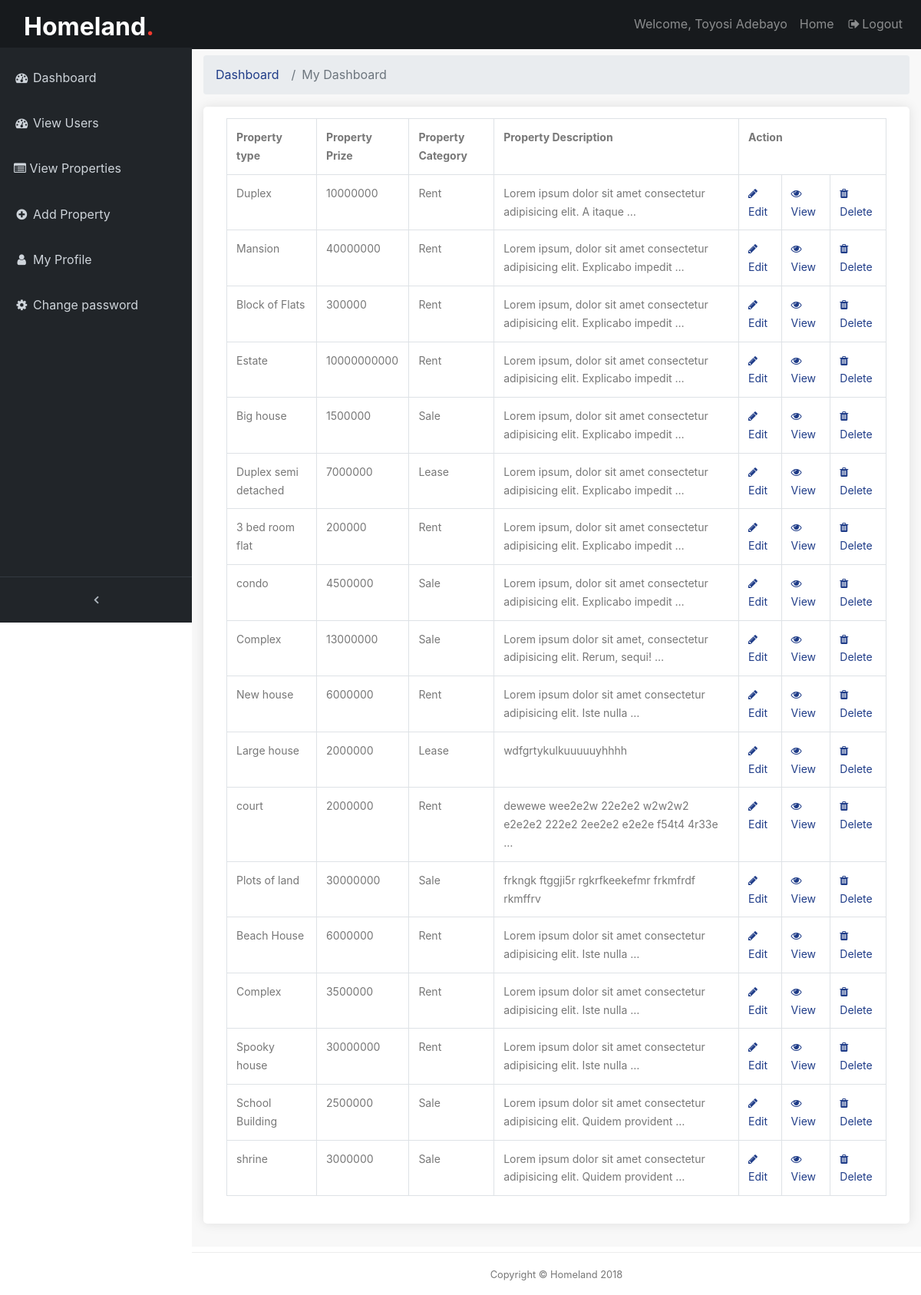
/backend/allpost-page/ (signed in), run on an earlier commit of the app's database.
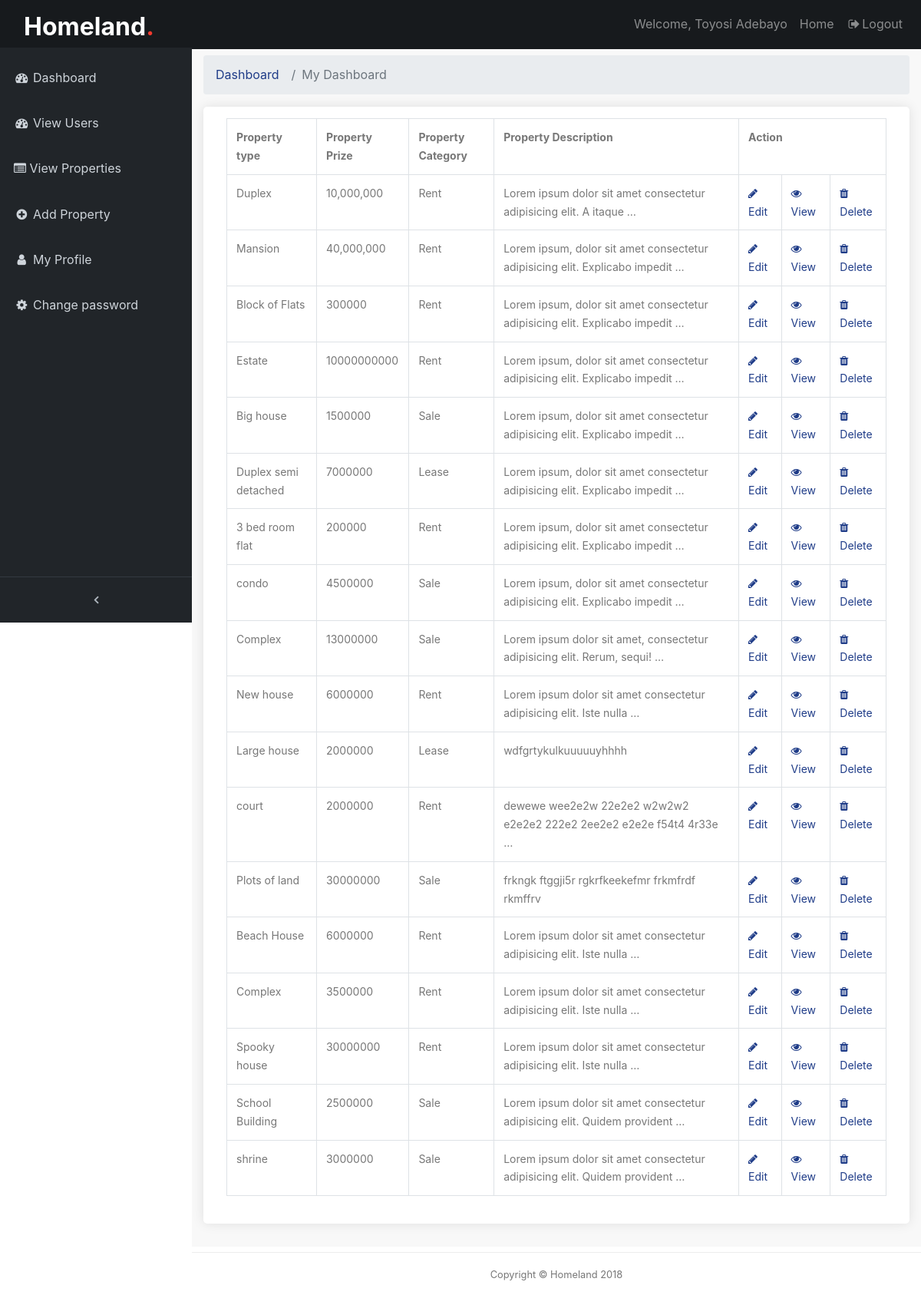
And on a later commit of the database.
### frontend/models.py (models this page shows, shortened)
class PostPage(models.Model):
    pst_image1 = models.ImageField(null=True, verbose_name='Image1', blank=True, upload_to='uploads/')
    pst_image2 = models.ImageField(null=True, verbose_name='Image2', blank=True, upload_to='uploads/')
    pst_image3 = models.ImageField(null=True, verbose_name='Image3', blank=True, upload_to='uploads/')
    pst_image4 = models.ImageField(null=True, verbose_name='Image4', blank=True, upload_to='uploads/')
    pst_image5 = models.ImageField(null=True, verbose_name='Image5', blank=True, upload_to='uploads/')
    pst_title = models.CharField(max_length=150, verbose_name='House type')
    pst_description = models.TextField(max_length=350, verbose_name='Description')
    user = models.ForeignKey(User, on_delete=models.CASCADE)
    price = models.CharField(max_length=150, verbose_name='Price')
    room =  models.IntegerField(verbose_name='Rooms')
    bath = models.IntegerField( null=True, verbose_name='Bathrooms')
    toilet = models.IntegerField( null=True, verbose_name='Toilet')
    category = models.ManyToManyField(Category, verbose_name='Offer type')
    posted = models.DateTimeField(default = datetime.now)
    featured = models.BooleanField(blank=True)
    sponsored = models.BooleanField(blank=True)
    class Meta():
        verbose_name_plural = 'Post'

### backend/views.py (the view)
# urls.py: path('allpost-page/', views.allPosts, name='allPosts'),
@login_required(login_url='/backend/login')
def allPosts(request):
    posts = PostPage.objects.all()
    return render(request, 'backend/allposts.html', {'pst': posts})

### frontend/custom_processor.py (called while the page is built)
def cat_menu(request):
    category = Category.objects.all()
    return {'category': category}

### templates/backend/allposts.html (shortened to what this page needs)
{% extends 'backend/base.html' %}
{% load static %}
{% block content %}
  <div class="content-wrapper">
        <div class="container-fluid">
            <ol class="breadcrumb">
                <li class="breadcrumb-item">
                <a href="#">Dashboard</a>
                </li>
                <li class="breadcrumb-item active">My Dashboard</li>
            </ol>
            <div class="box_general padding_bottom">
                <table class="table table-bordered">
                    <tr>
                        <th>Property type</th>
                        <th>Property Prize</th>
                        <th>Property Category</th>
                        <th>Property Description</th>
                        <th colspan="3">Action</th>
                    </tr>
                    {% if pst %}
                    {% for a in pst %}
                        <tr>
                            <td>{{ a.pst_title }}</td>
                            <td>{{ a.price }}</td>
                            {% for c in a.category.all %}
                            <td>{{ c.cat_name }}</td>
                            {% endfor %}
                            <td>
                                {{ a.pst_description|truncatewords:10 }}
                            </td>
                            <td>
                                <a href="{% url 'backend:postEdit' a.id %}">
                                <span class="fa fa-pencil"></span>
                                Edit
                                </a>
                            </td>
                            <td>
                                <a href="{% url 'backend:detailView' a.id %}">
                                <span class="fa fa-eye"></span>
                                View
                                </a>
                            </td>
                            <td>
                            <a href="{% url 'backend:delete_post' a.id %}">
                                <span class="fa fa-trash"></span>
                                Delete
                            </a>
                            </td>
                        </tr>
                    {% endfor %}
                    {% endif %}
                </table>
            </div>
        </div>
  </div>
{% endblock %}

What changed in the data, as far as the page shows it:
changed PostPage "Duplex": price "10000000" → "10,000,000"
changed PostPage "Mansion": price "40000000" → "40,000,000"
